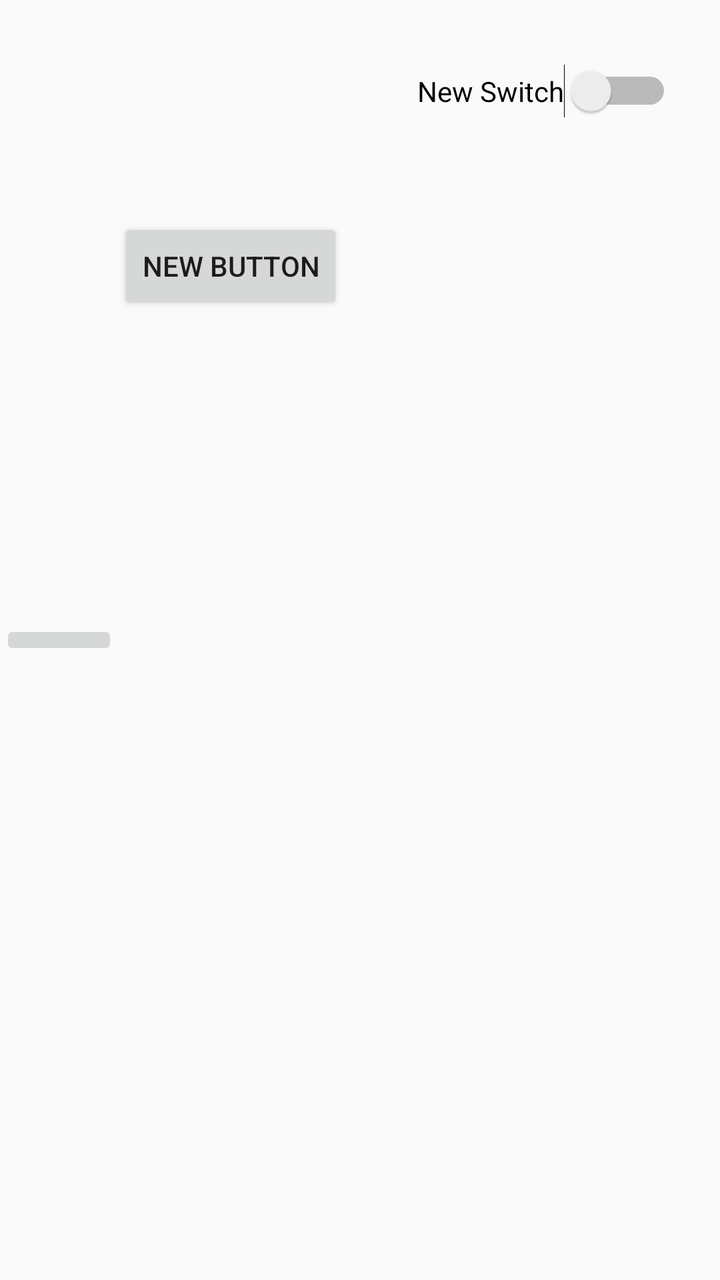
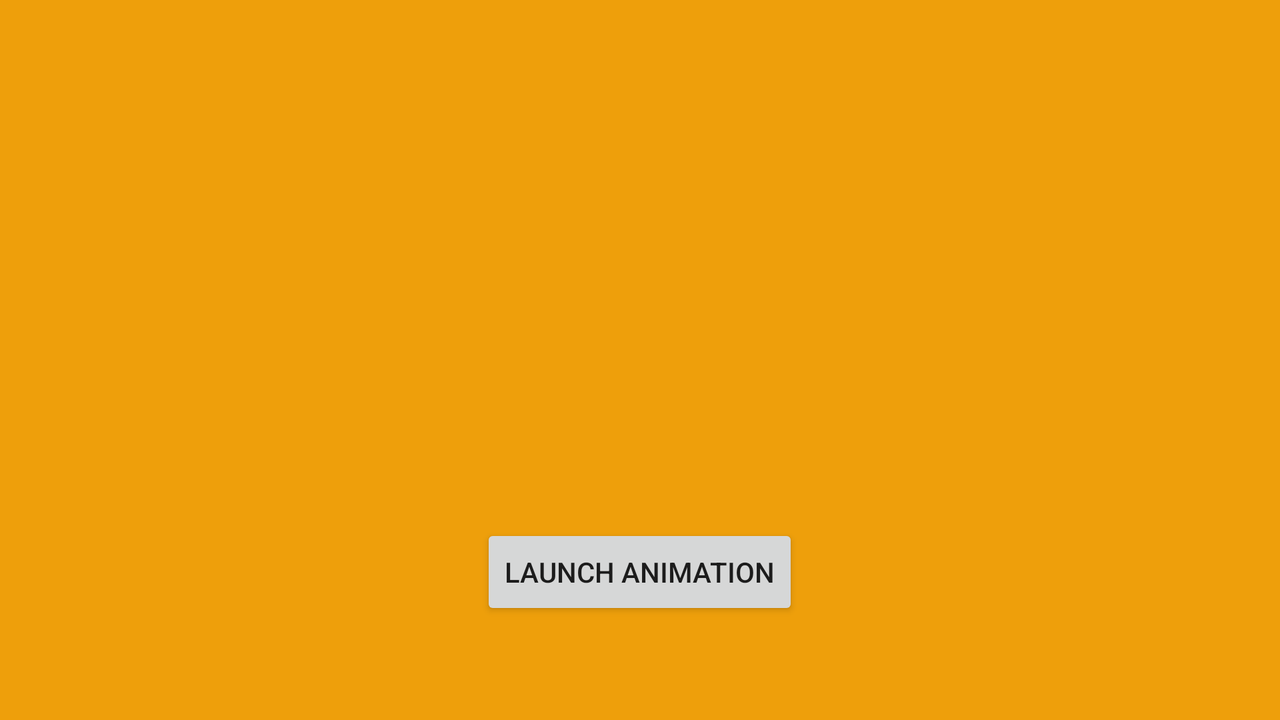

One screen, two layout resources from the same app: the default and the repository's alternative for another configuration. Each is rendered where Android would select it; the XML of both is given below.
<!-- AndroidManifest.xml: application theme AppTheme -->
<!-- res/layout/main_layout.xml -->
<?xml version="1.0" encoding="utf-8"?>
<RelativeLayout xmlns:android="http://schemas.android.com/apk/res/android"
              android:orientation="vertical"
              android:layout_width="match_parent"
              android:layout_height="match_parent">

    <Switch
            android:layout_width="wrap_content"
            android:layout_height="wrap_content"
            android:text="New Switch"
            android:id="@+id/switch1"
            android:layout_marginTop="32dp" android:layout_alignParentTop="true" android:layout_alignParentEnd="true"
            android:layout_marginEnd="24dp"/>
    <Button
            android:layout_width="wrap_content"
            android:layout_height="wrap_content"
            android:text="New Button"
            android:id="@+id/button" android:layout_below="@+id/switch1" android:layout_toStartOf="@+id/switch1"
            android:layout_marginEnd="37dp" android:layout_marginTop="50dp"/>
    <ImageButton
            android:layout_width="wrap_content"
            android:layout_height="wrap_content"
            android:id="@+id/imageButton" android:layout_centerVertical="true" android:layout_alignParentStart="true"
            android:layout_toStartOf="@+id/button"/>
</RelativeLayout>
<!-- resources referenced by this layout -->
<resources>
  <!-- from res/values-v21/ -->
  <style name="AppTheme" parent="@style/Theme.AppCompat.Light">
  
          <item name="android:layout_width">fill_parent</item>
          <item name="android:layout_height">wrap_content</item>
          <item name="android:colorPrimary">@color/colorPrimary</item>
          <item name="android:colorPrimaryDark">@color/colorPrimaryDark</item>
      </style>
</resources>
<!-- res/layout-land/main_layout.xml (the repository's variant of the layout above) -->
<!-- drawn on the phone turned sideways -->
<?xml version="1.0" encoding="utf-8"?>
<RelativeLayout xmlns:android="http://schemas.android.com/apk/res/android"
        android:orientation="horizontal"
        android:layout_width="match_parent"
        android:layout_height="match_parent"
        android:layout_centerHorizontal="true"
        android:background="#ee9f0b"
        android:id="@+id/container">

    <android.support.v7.widget.AppCompatButton
        android:layout_width="wrap_content"
        android:layout_height="wrap_content"
        android:text="launch animation"
        android:id="@+id/launchAnim"
        android:layout_alignParentBottom="true"
        android:layout_centerHorizontal="true"
        android:layout_marginTop="0dp"
        android:layout_marginBottom="50dp"
        android:onClick="cardMoveFlip"/>

    <android.support.v7.widget.AppCompatTextView
        android:layout_width="wrap_content"
        android:layout_height="wrap_content"
        android:id="@+id/buttonX"/>

    <android.support.v7.widget.AppCompatTextView
        android:layout_width="wrap_content"
        android:layout_height="wrap_content"
        android:id="@+id/imageX"
        android:layout_below="@+id/buttonX"/>
</RelativeLayout>
